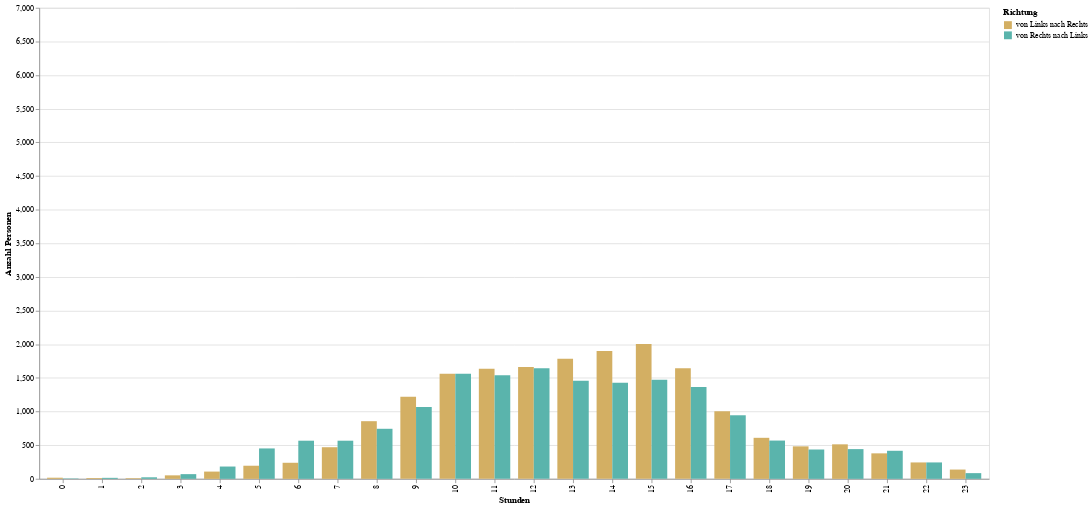

Write notebook code for a chart like this one.
### Code cell
source = data_richtung

unique_dates = sorted(source["Datum"].unique().tolist())

date_intex_map = {d: i for i, d in enumerate(unique_dates)}
source["date_idx"] = source["Datum"].map(date_intex_map)

label_map = {"adult_ltr_pedestrians_count": "von Links nach Rechts", 
             "adult_rtl_pedestrians_count": "von Rechts nach Links"}
source["Richtung_Label"] = source["Richtung"].map(label_map)

slider = alt.binding_range(min=0, max=len(unique_dates) - 1, step=1, name="Datum: ")
idx_param= alt.param(name="date_idx", value=0, bind=slider)

chart = alt.Chart(source).mark_bar().encode(
    x=alt.X("Stunde:O", title="Stunden"),
    xOffset='Richtung:N',
    y=alt.Y('Anzahl:Q', title="Anzahl Personen", scale=alt.Scale(domain=[0, 7000])),
    color=alt.Color('Richtung_Label:N', 
                    title="Richtung", 
                    scale=alt.Scale(domain=["von Links nach Rechts", "von Rechts nach Links"], range=["#D3AF63", "#5AB4AC"])),
    tooltip=["Datum:O", 
             'Stunde:O', 
             'Richtung_Label:N', 
             'Anzahl:Q']
).transform_filter(alt.datum.date_idx == idx_param
).add_params(idx_param
).properties(
        width="container",
        height=600
)
chart

### Figure 1 — Vega-Lite specification as saved in the notebook (floating-point values rounded to 4 significant figures; data arrays with more than 128 entries replaced by an {"elided": "..."} marker saying what was removed)
{"config": {"view": {"continuousWidth": 300, "continuousHeight": 300}}, "data": {"name": "data-4fd67f2d862a272d28a0850853774f26"}, "mark": {"type": "bar"}, "encoding": {"color": {"field": "Richtung_Label", "scale": {"domain": ["von Links nach Rechts", "von Rechts nach Links"], "range": ["#D3AF63", "#5AB4AC"]}, "title": "Richtung", "type": "nominal"}, "tooltip": [{"field": "Datum", "type": "ordinal"}, {"field": "Stunde", "type": "ordinal"}, {"field": "Richtung_Label", "type": "nominal"}, {"field": "Anzahl", "type": "quantitative"}], "x": {"field": "Stunde", "title": "Stunden", "type": "ordinal"}, "xOffset": {"field": "Richtung", "type": "nominal"}, "y": {"field": "Anzahl", "scale": {"domain": [0, 7000]}, "title": "Anzahl Personen", "type": "quantitative"}}, "height": 600, "params": [{"name": "date_idx", "bind": {"input": "range", "max": 15, "min": 0, "name": "Datum: ", "step": 1}, "value": 0}], "transform": [{"filter": "(datum.date_idx === date_idx)"}], "width": "container", "$schema": "https://vega.github.io/schema/vega-lite/v5.20.1.json", "datasets": {"data-4fd67f2d862a272d28a0850853774f26": {"elided": "768 records"}}}
